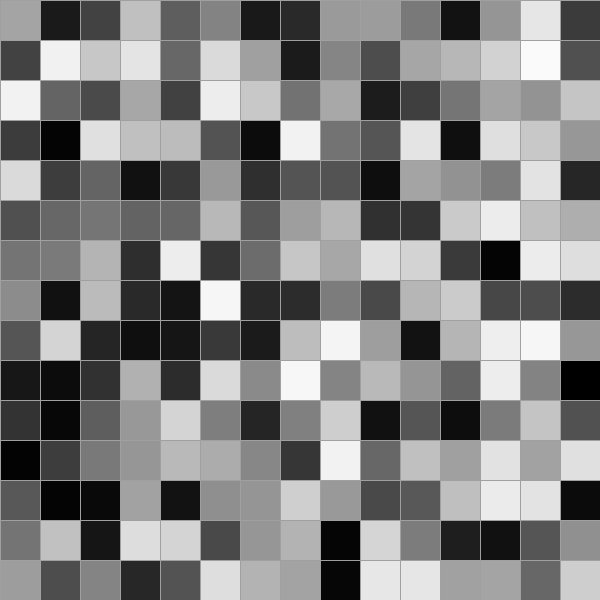
Frame 1 (no input)
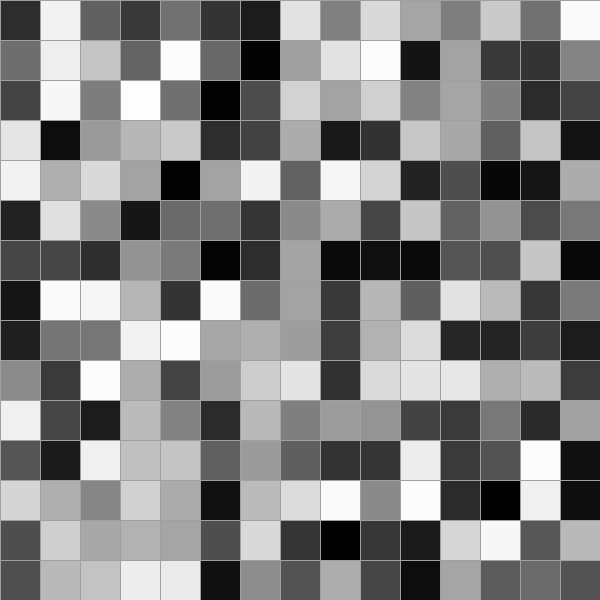
Frame 60 (the mouse pressed at the canvas centre just before this capture)
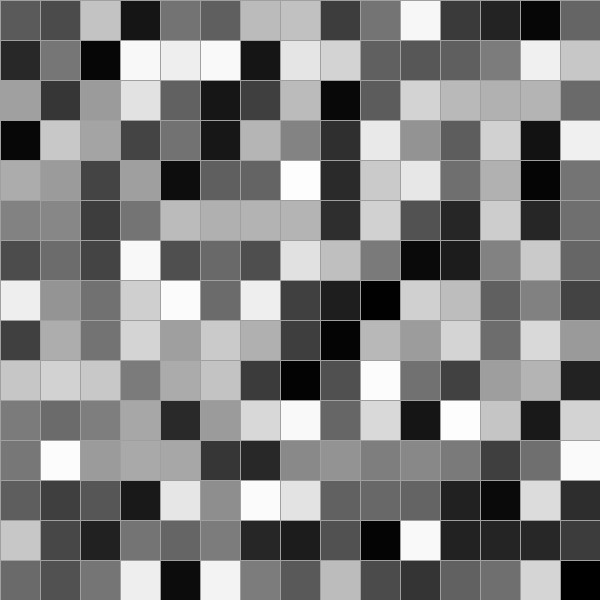
Frame 120 (the mouse held since frame 60 and released just before this capture)

The Processing sketch that drew these frames (run headless with seeded random() and noise(); from frame 60 on, the mouse is pressed at the canvas centre):

// Processing sketch: bw_grid
// ── bw_grid.pde
void setup()
{
  size(600,600);
  background(0);
}

void draw()
{
  stroke(160);//light gray
  for(int x=0;x<width;x=x+40)
  {
    for(int y=0;y<height;y=y+40)
    {
    fill(random(255));
    rect(x,y,40,40);
    }
  }
  
}
